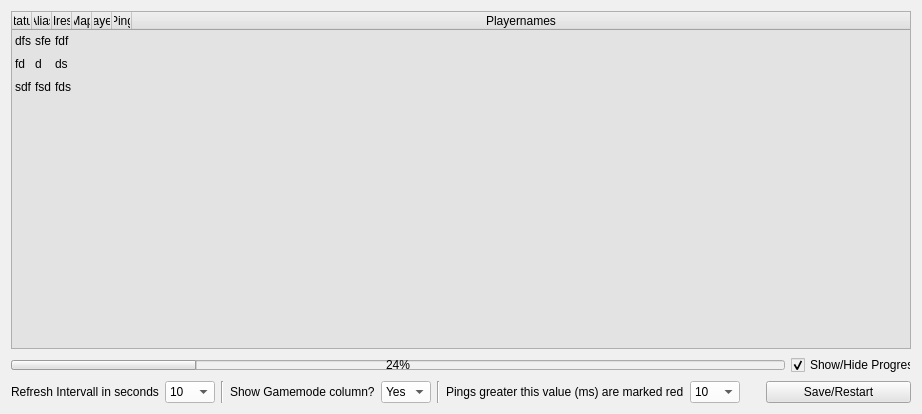
<?xml version="1.0" encoding="UTF-8"?>
<ui version="4.0">
 <class>UI_Server_Monitor2</class>
 <widget class="QWidget" name="UI_Server_Monitor2">
  <property name="geometry">
   <rect>
    <x>0</x>
    <y>0</y>
    <width>920</width>
    <height>414</height>
   </rect>
  </property>
  <property name="windowTitle">
   <string>ISRT Server Monitor</string>
  </property>
  <property name="windowIcon">
   <iconset resource="../res.qrc">
    <normaloff>:/img/img/isrt.ico</normaloff>:/img/img/isrt.ico</iconset>
  </property>
  <property name="styleSheet">
   <string notr="true">background-color: rgb(240, 240, 240);
selection-color: rgb(0, 0, 0);
selection-background-color: rgb(216, 216, 216);</string>
  </property>
  <layout class="QVBoxLayout" name="verticalLayout_2">
   <item>
    <layout class="QVBoxLayout" name="verticalLayout">
     <item>
      <widget class="QTableWidget" name="tbl_server_overview">
       <property name="sizePolicy">
        <sizepolicy hsizetype="MinimumExpanding" vsizetype="MinimumExpanding">
         <horstretch>0</horstretch>
         <verstretch>0</verstretch>
        </sizepolicy>
       </property>
       <property name="minimumSize">
        <size>
         <width>900</width>
         <height>120</height>
        </size>
       </property>
       <property name="font">
        <font>
         <pointsize>9</pointsize>
        </font>
       </property>
       <property name="styleSheet">
        <string notr="true">background-color: rgb(227, 227, 227);</string>
       </property>
       <property name="frameShape">
        <enum>QFrame::StyledPanel</enum>
       </property>
       <property name="frameShadow">
        <enum>QFrame::Raised</enum>
       </property>
       <property name="verticalScrollBarPolicy">
        <enum>Qt::ScrollBarAsNeeded</enum>
       </property>
       <property name="horizontalScrollBarPolicy">
        <enum>Qt::ScrollBarAlwaysOff</enum>
       </property>
       <property name="sizeAdjustPolicy">
        <enum>QAbstractScrollArea::AdjustIgnored</enum>
       </property>
       <property name="editTriggers">
        <set>QAbstractItemView::NoEditTriggers</set>
       </property>
       <property name="alternatingRowColors">
        <bool>false</bool>
       </property>
       <property name="selectionMode">
        <enum>QAbstractItemView::SingleSelection</enum>
       </property>
       <property name="selectionBehavior">
        <enum>QAbstractItemView::SelectRows</enum>
       </property>
       <property name="textElideMode">
        <enum>Qt::ElideNone</enum>
       </property>
       <property name="showGrid">
        <bool>true</bool>
       </property>
       <property name="gridStyle">
        <enum>Qt::NoPen</enum>
       </property>
       <property name="columnCount">
        <number>7</number>
       </property>
       <attribute name="horizontalHeaderVisible">
        <bool>true</bool>
       </attribute>
       <attribute name="horizontalHeaderCascadingSectionResizes">
        <bool>false</bool>
       </attribute>
       <attribute name="horizontalHeaderMinimumSectionSize">
        <number>0</number>
       </attribute>
       <attribute name="horizontalHeaderDefaultSectionSize">
        <number>0</number>
       </attribute>
       <attribute name="horizontalHeaderHighlightSections">
        <bool>false</bool>
       </attribute>
       <attribute name="horizontalHeaderShowSortIndicator" stdset="0">
        <bool>false</bool>
       </attribute>
       <attribute name="horizontalHeaderStretchLastSection">
        <bool>true</bool>
       </attribute>
       <attribute name="verticalHeaderVisible">
        <bool>false</bool>
       </attribute>
       <attribute name="verticalHeaderCascadingSectionResizes">
        <bool>false</bool>
       </attribute>
       <attribute name="verticalHeaderMinimumSectionSize">
        <number>15</number>
       </attribute>
       <attribute name="verticalHeaderDefaultSectionSize">
        <number>23</number>
       </attribute>
       <attribute name="verticalHeaderHighlightSections">
        <bool>false</bool>
       </attribute>
       <attribute name="verticalHeaderStretchLastSection">
        <bool>false</bool>
       </attribute>
       <row>
        <property name="text">
         <string>New Row</string>
        </property>
       </row>
       <row>
        <property name="text">
         <string>New Row</string>
        </property>
       </row>
       <row>
        <property name="text">
         <string>New Row</string>
        </property>
       </row>
       <column>
        <property name="text">
         <string>Status</string>
        </property>
       </column>
       <column>
        <property name="text">
         <string>Alias</string>
        </property>
       </column>
       <column>
        <property name="text">
         <string>IP-Address-Port</string>
        </property>
       </column>
       <column>
        <property name="text">
         <string>Map</string>
        </property>
       </column>
       <column>
        <property name="text">
         <string>Players</string>
        </property>
        <property name="font">
         <font>
          <weight>50</weight>
          <bold>false</bold>
         </font>
        </property>
       </column>
       <column>
        <property name="text">
         <string>Ping</string>
        </property>
       </column>
       <column>
        <property name="text">
         <string>Playernames</string>
        </property>
       </column>
       <item row="0" column="0">
        <property name="text">
         <string>dfs</string>
        </property>
       </item>
       <item row="0" column="1">
        <property name="text">
         <string>sfe</string>
        </property>
       </item>
       <item row="0" column="2">
        <property name="text">
         <string>fdf</string>
        </property>
       </item>
       <item row="1" column="0">
        <property name="text">
         <string>fd</string>
        </property>
       </item>
       <item row="1" column="1">
        <property name="text">
         <string>d</string>
        </property>
       </item>
       <item row="1" column="2">
        <property name="text">
         <string>ds</string>
        </property>
       </item>
       <item row="2" column="0">
        <property name="text">
         <string>sdf</string>
        </property>
       </item>
       <item row="2" column="1">
        <property name="text">
         <string>fsd</string>
        </property>
       </item>
       <item row="2" column="2">
        <property name="text">
         <string>fds</string>
        </property>
       </item>
      </widget>
     </item>
     <item>
      <layout class="QHBoxLayout" name="horizontalLayout_3">
       <item>
        <widget class="QProgressBar" name="mon_progress_bar">
         <property name="maximumSize">
          <size>
           <width>16777215</width>
           <height>10</height>
          </size>
         </property>
         <property name="value">
          <number>24</number>
         </property>
        </widget>
       </item>
       <item>
        <widget class="QCheckBox" name="chkbx_show_progressbar">
         <property name="minimumSize">
          <size>
           <width>120</width>
           <height>0</height>
          </size>
         </property>
         <property name="maximumSize">
          <size>
           <width>120</width>
           <height>16777215</height>
          </size>
         </property>
         <property name="text">
          <string>Show/Hide Progress</string>
         </property>
         <property name="checked">
          <bool>true</bool>
         </property>
        </widget>
       </item>
      </layout>
     </item>
     <item>
      <layout class="QHBoxLayout" name="horizontalLayout_2">
       <item>
        <widget class="QLabel" name="label_19">
         <property name="text">
          <string>Refresh Intervall in seconds</string>
         </property>
        </widget>
       </item>
       <item>
        <widget class="QComboBox" name="dropdown_refresh_timer">
         <property name="minimumSize">
          <size>
           <width>50</width>
           <height>0</height>
          </size>
         </property>
         <property name="maximumSize">
          <size>
           <width>50</width>
           <height>16777215</height>
          </size>
         </property>
         <property name="styleSheet">
          <string notr="true">background-color:rgb(254, 254, 254);
</string>
         </property>
         <item>
          <property name="text">
           <string>10</string>
          </property>
         </item>
         <item>
          <property name="text">
           <string>15</string>
          </property>
         </item>
         <item>
          <property name="text">
           <string>20</string>
          </property>
         </item>
         <item>
          <property name="text">
           <string>25</string>
          </property>
         </item>
         <item>
          <property name="text">
           <string>30</string>
          </property>
         </item>
         <item>
          <property name="text">
           <string>35</string>
          </property>
         </item>
         <item>
          <property name="text">
           <string>40</string>
          </property>
         </item>
         <item>
          <property name="text">
           <string>45</string>
          </property>
         </item>
         <item>
          <property name="text">
           <string>50</string>
          </property>
         </item>
         <item>
          <property name="text">
           <string>55</string>
          </property>
         </item>
         <item>
          <property name="text">
           <string>60</string>
          </property>
         </item>
         <item>
          <property name="text">
           <string>90</string>
          </property>
         </item>
         <item>
          <property name="text">
           <string>180</string>
          </property>
         </item>
        </widget>
       </item>
       <item>
        <widget class="Line" name="line">
         <property name="orientation">
          <enum>Qt::Vertical</enum>
         </property>
        </widget>
       </item>
       <item>
        <widget class="QLabel" name="label_20">
         <property name="text">
          <string>Show Gamemode column?</string>
         </property>
        </widget>
       </item>
       <item>
        <widget class="QComboBox" name="dropdown_show_gamemode">
         <property name="minimumSize">
          <size>
           <width>50</width>
           <height>0</height>
          </size>
         </property>
         <property name="maximumSize">
          <size>
           <width>50</width>
           <height>16777215</height>
          </size>
         </property>
         <property name="styleSheet">
          <string notr="true">background-color:rgb(254, 254, 254);
</string>
         </property>
         <item>
          <property name="text">
           <string>Yes</string>
          </property>
         </item>
         <item>
          <property name="text">
           <string>No</string>
          </property>
         </item>
        </widget>
       </item>
       <item>
        <widget class="Line" name="line_2">
         <property name="orientation">
          <enum>Qt::Vertical</enum>
         </property>
        </widget>
       </item>
       <item>
        <widget class="QLabel" name="label_21">
         <property name="minimumSize">
          <size>
           <width>230</width>
           <height>0</height>
          </size>
         </property>
         <property name="text">
          <string>Pings greater this value (ms) are marked red</string>
         </property>
        </widget>
       </item>
       <item>
        <widget class="QComboBox" name="dropdown_highping">
         <property name="minimumSize">
          <size>
           <width>50</width>
           <height>0</height>
          </size>
         </property>
         <property name="maximumSize">
          <size>
           <width>50</width>
           <height>16777215</height>
          </size>
         </property>
         <property name="styleSheet">
          <string notr="true">background-color:rgb(254, 254, 254);
</string>
         </property>
         <item>
          <property name="text">
           <string>10</string>
          </property>
         </item>
         <item>
          <property name="text">
           <string>20</string>
          </property>
         </item>
         <item>
          <property name="text">
           <string>30</string>
          </property>
         </item>
         <item>
          <property name="text">
           <string>40</string>
          </property>
         </item>
         <item>
          <property name="text">
           <string>50</string>
          </property>
         </item>
         <item>
          <property name="text">
           <string>60</string>
          </property>
         </item>
         <item>
          <property name="text">
           <string>70</string>
          </property>
         </item>
         <item>
          <property name="text">
           <string>80</string>
          </property>
         </item>
         <item>
          <property name="text">
           <string>90</string>
          </property>
         </item>
         <item>
          <property name="text">
           <string>100</string>
          </property>
         </item>
         <item>
          <property name="text">
           <string>110</string>
          </property>
         </item>
         <item>
          <property name="text">
           <string>120</string>
          </property>
         </item>
         <item>
          <property name="text">
           <string>130</string>
          </property>
         </item>
         <item>
          <property name="text">
           <string>140</string>
          </property>
         </item>
         <item>
          <property name="text">
           <string>150</string>
          </property>
         </item>
         <item>
          <property name="text">
           <string>200</string>
          </property>
         </item>
        </widget>
       </item>
       <item>
        <spacer name="horizontalSpacer">
         <property name="orientation">
          <enum>Qt::Horizontal</enum>
         </property>
         <property name="sizeType">
          <enum>QSizePolicy::Fixed</enum>
         </property>
         <property name="sizeHint" stdset="0">
          <size>
           <width>20</width>
           <height>20</height>
          </size>
         </property>
        </spacer>
       </item>
       <item>
        <widget class="QPushButton" name="btn_mon_save_restart">
         <property name="styleSheet">
          <string notr="true">background-color:rgb(228, 228, 228)
</string>
         </property>
         <property name="text">
          <string>Save/Restart</string>
         </property>
        </widget>
       </item>
      </layout>
     </item>
    </layout>
   </item>
  </layout>
 </widget>
 <resources>
  <include location="../res.qrc"/>
 </resources>
 <connections/>
</ui>
